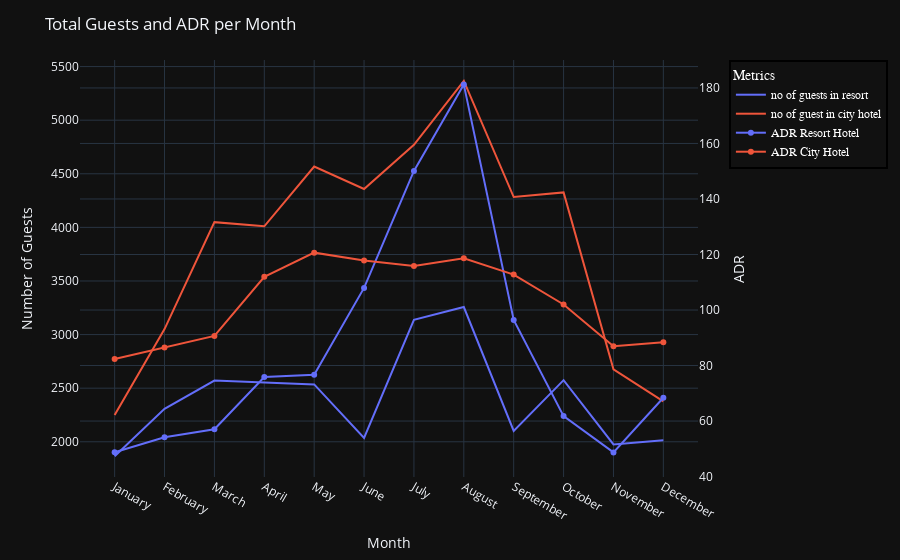

The notebook cell saved with this chart:
### Code cell
fig = px.line(
    final_guests_sorted,
    x="month",
    y=["no of guests in resort", "no of guest in city hotel"],
    template="plotly_dark",
)

# Get the colors assigned by px.line to the first two traces
# fig.data[0] corresponds to "no of guests in resort"
# fig.data[1] corresponds to "no of guest in city hotel"
resort_color = fig.data[0].line.color
city_color = fig.data[1].line.color

fig.add_trace(
    go.Scatter(
        x=final_guests_sorted["month"],
        y=resort_hotel_sorted[
            "adr"
        ],  # Assumes resort_hotel_sorted is available and its 'adr' column is correctly ordered
        name="ADR Resort Hotel",
        yaxis="y2",
        line=dict(color=resort_color),  # Match color with resort guests line
    )
)

fig.add_trace(
    go.Scatter(
        x=final_guests_sorted["month"],
        y=city_hotel_sorted["adr"],  # Assumes city_hotel_sorted is available and its 'adr' column is correctly ordered
        name="ADR City Hotel",
        yaxis="y2",
        line=dict(color=city_color),  # Match color with city guests line
    )
)

fig.update_layout(
    title_text="Total Guests and ADR per Month",
    xaxis_title="Month",
    yaxis_title="Number of Guests",
    yaxis2=dict(
        title="ADR",
        overlaying="y",
        side="right",
    ),
    legend_title_text="Metrics",
    legend=dict(
        x=1.05,  # Position legend outside the plot on the right
        y=1,
        traceorder="normal",
        font=dict(family="sans-serif", size=12, color="white"),
        bordercolor="Black",
        borderwidth=2,
    ),
)

### Figure 1 — Plotly figure (JSON) as saved in the notebook; plotly's stock layout.template omitted (floating-point values rounded to 4 significant figures)
{"data": [{"hovertemplate": "variable=no of guests in resort<br>month=%{x}<br>value=%{y}<extra></extra>", "legendgroup": "no of guests in resort", "line": {"color": "#636efa", "dash": "solid"}, "marker": {"symbol": "circle"}, "mode": "lines", "name": "no of guests in resort", "orientation": "v", "showlegend": true, "type": "scatter", "x": ["January", "February", "March", "April", "May", "June", "July", "August", "September", "October", "November", "December"], "xaxis": "x", "y": [1866, 2308, 2571, 2550, 2535, 2037, 3137, 3257, 2102, 2575, 1975, 2014], "yaxis": "y"}, {"hovertemplate": "variable=no of guest in city hotel<br>month=%{x}<br>value=%{y}<extra></extra>", "legendgroup": "no of guest in city hotel", "line": {"color": "#EF553B", "dash": "solid"}, "marker": {"symbol": "circle"}, "mode": "lines", "name": "no of guest in city hotel", "orientation": "v", "showlegend": true, "type": "scatter", "x": ["January", "February", "March", "April", "May", "June", "July", "August", "September", "October", "November", "December"], "xaxis": "x", "y": [2249, 3051, 4049, 4010, 4568, 4358, 4770, 5367, 4283, 4326, 2676, 2377], "yaxis": "y"}, {"line": {"color": "#636efa"}, "name": "ADR Resort Hotel", "type": "scatter", "x": ["January", "February", "March", "April", "May", "June", "July", "August", "September", "October", "November", "December"], "y": [48.76, 54.15, 57.06, 75.87, 76.66, 108.0, 150.1, 181.2, 96.42, 61.78, 48.71, 68.41], "yaxis": "y2"}, {"line": {"color": "#EF553B"}, "name": "ADR City Hotel", "type": "scatter", "x": ["January", "February", "March", "April", "May", "June", "July", "August", "September", "October", "November", "December"], "y": [82.33, 86.52, 90.66, 112.0, 120.7, 117.9, 115.8, 118.7, 112.8, 102.0, 86.95, 88.4], "yaxis": "y2"}], "layout": {"legend": {"bordercolor": "Black", "borderwidth": 2, "font": {"color": "white", "family": "sans-serif", "size": 12}, "title": {"text": "Metrics"}, "tracegroupgap": 0, "traceorder": "normal", "x": 1.05, "y": 1}, "margin": {"t": 60}, "title": {"text": "Total Guests and ADR per Month"}, "xaxis": {"anchor": "y", "domain": [0, 1], "title": {"text": "Month"}}, "yaxis": {"anchor": "x", "domain": [0, 1], "title": {"text": "Number of Guests"}}, "yaxis2": {"overlaying": "y", "side": "right", "title": {"text": "ADR"}}}}
